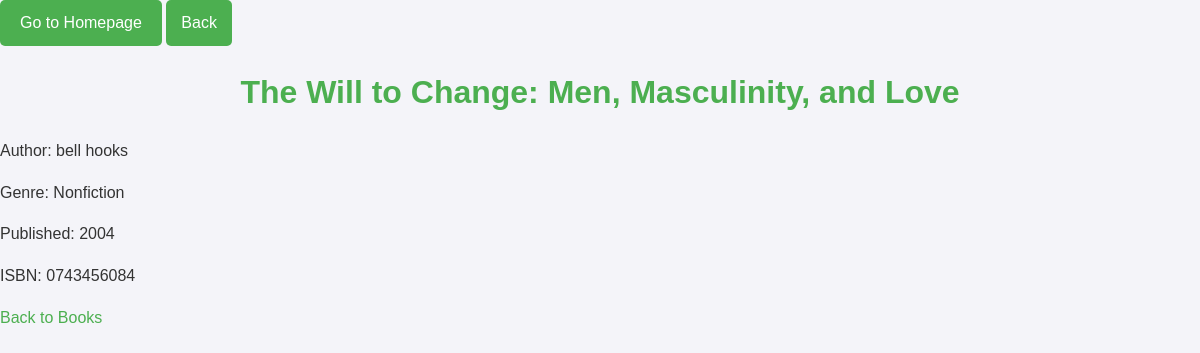
Page /project/books/1/ on the committed database.
### project/models.py (models this page shows, shortened)
class Book(models.Model):
    title = models.CharField(max_length=200)
    author = models.CharField(max_length=100)
    genre = models.CharField(max_length=50)
    publication_year = models.IntegerField()
    isbn = models.CharField(max_length=20)

### project/views.py (the view)
# urls.py: path('books/<int:pk>/', BookDetailView.as_view(), name='book-detail'),
class BookDetailView(DetailView):
    model = Book
    template_name = 'project/book_detail.html'

### project/templates/project/book_detail.html (shortened to what this page needs)
<!DOCTYPE html>
<html>
<head>
    {% load static %}
    <link rel="stylesheet" type="text/css" href="{% static 'project/css/styles.css' %}">
</head>
<body>
    <a href="{% url 'homepage' %}" class="home-button">Go to Homepage</a>
    <a href="javascript:history.back()" class="back-button">Back</a>
    <h1>{{ object.title }}</h1>
    <p>Author: {{ object.author }}</p>
    <p>Genre: {{ object.genre }}</p>
    <p>Published: {{ object.publication_year }}</p>
    <p>ISBN: {{ object.isbn }}</p>
    <a href="/project/books/">Back to Books</a>
</body>
</html>

### project/static/project/css/styles.css (style rules this page uses)
body { font-family: 'Arial', sans-serif; line-height: 1.6; margin: 0; padding: 0; background-color: #f4f4f9; color: #333; }
h1, h2, h3 { color: #4CAF50; text-align: center; margin-bottom: 20px; }
h1 { font-size: 2em; }
a { color: #4CAF50; text-decoration: none; }
button, .back-button { display: inline-block; background-color: #4CAF50; color: white; border: none; padding: 10px 15px; font-size: 16px; border-radius: 5px; cursor: pointer; text-decoration: none; transition: background-color 0.3s ease; }
.home-button { display: inline-block; background-color: #4CAF50; color: white; text-decoration: none; padding: 10px 20px; font-size: 16px; border-radius: 5px; border: none; text-align: center; cursor: pointer; transition: background-color 0.3s ease; }

### rows in the picture
Book: title "The Will to Change: Men, Masculinity, and Love", author "bell hooks", genre "Nonfiction", publication_year "2004", isbn "0743456084"
